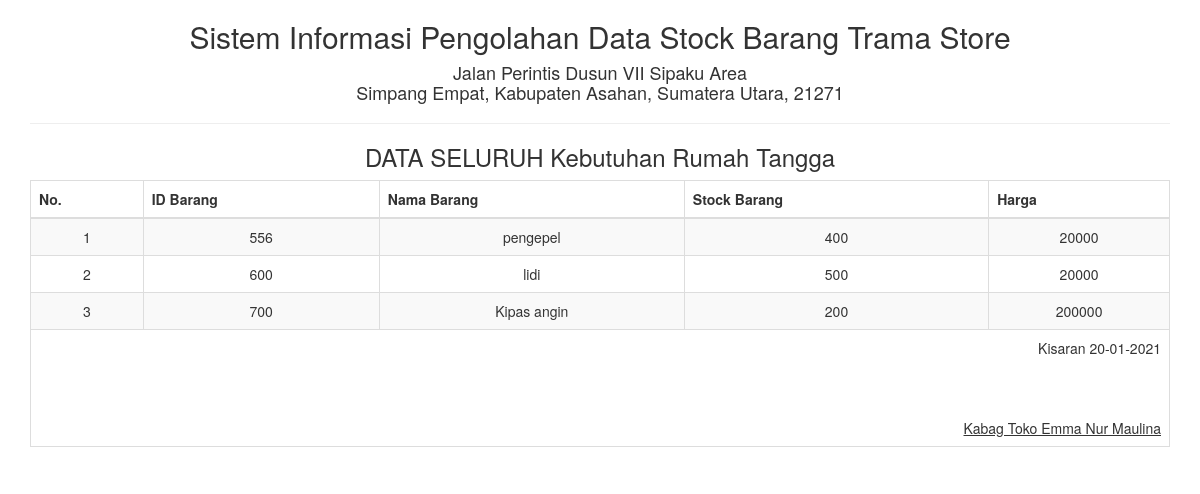
Screenshot of /report/kebutuhanrumahtangga_semua.php with the database file from the repository.
### tables this page shows
CREATE TABLE IF NOT EXISTS `tbl_kebutuhanrumahtangga` (
`id_barang` int(5) NOT NULL,
  `nama_barang` varchar(25) NOT NULL,
  `stock_barang` int(5) NOT NULL,
  `harga` bigint(5) NOT NULL
);

### report/kebutuhanrumahtangga_semua.php (the view, shortened to what this page needs)
<!DOCTYPE html>
<html>
    <head>
        <link href="../Assets/css/bootstrap.min.css" rel="stylesheet" type="text/css"/>
    </head>
    <body onload="print()">
        <?php
        include '../config/koneksi.php';
        ?>
        <div class="container">
            <div class='row'>
                <div class="col-sm-12">
                    <div class="text-center">
                        <h2>Sistem Informasi Pengolahan Data Stock Barang Trama Store </h2>
                        <h4>Jalan Perintis Dusun VII Sipaku Area<br> Simpang Empat, Kabupaten Asahan, Sumatera Utara, 21271</h4>
                        <hr>
                        <h3>DATA SELURUH Kebutuhan Rumah Tangga</h3>
                        <table class="table table-bordered table-striped table-hover">
                        <tbody>
                                <thead>
								<tr>
									<th>No.</th><th>ID Barang</th><th>Nama Barang</th><th>Stock Barang </th><th>Harga</th>
								</tr>
								</thead>
							<tbody>
                            <?php
                            $sql = "SELECT * FROM tbl_kebutuhanrumahtangga";
                            $query = mysqli_query($koneksi, $sql) or die("SQL Anda Salah");
                            $nomor = 0;
                            while ($data = mysqli_fetch_array($query)) {
                                $nomor++;
                                ?>
                                <tr>
                                    <td><?= $nomor ?></td>
									<td><?= $data['id_barang'] ?></td>
                                    <td><?= $data['nama_barang'] ?></td>
                                    <td><?= $data['stock_barang'] ?></td>
									<td><?= $data['harga'] ?></td>
                                </tr>
                            <?php } ?>
							</tbody>
                        </tbody>
                            <tfoot>
                                <tr>
                                    <td colspan="8" class="text-right">
                                        Kisaran  <?= date("d-m-Y") ?>
                                        <br><br><br><br>
                                        <u>Kabag Toko Emma Nur Maulina<strong></u><br>
									</td>
								</tr>
							</tfoot>
                        </table>
                    </div>
                </div>
            </div>
    </body>
</html>

### rows the page displays
tbl_kebutuhanrumahtangga: id_barang "556", nama_barang "pengepel", stock_barang "400", harga "20000"
tbl_kebutuhanrumahtangga: id_barang "600", nama_barang "lidi", stock_barang "500", harga "20000"
tbl_kebutuhanrumahtangga: id_barang "700", nama_barang "Kipas angin", stock_barang "200", harga "200000"
